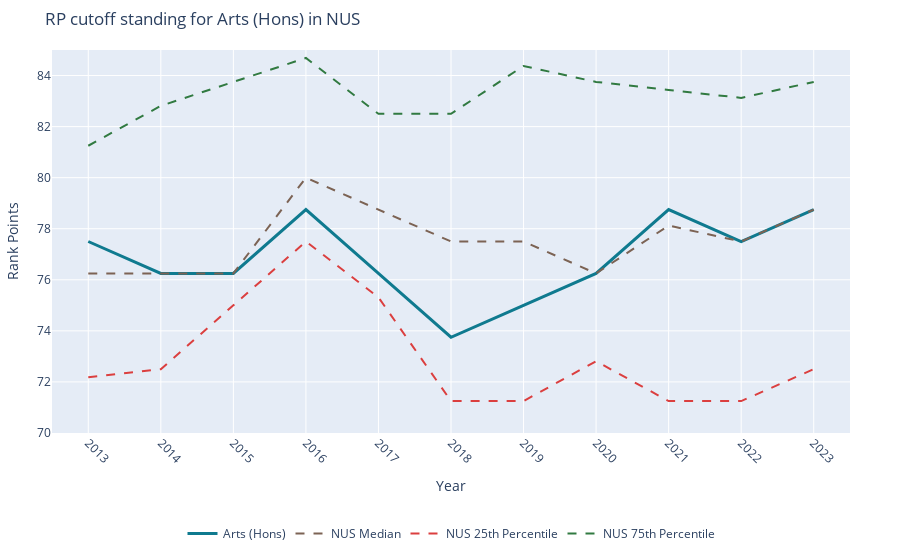

The notebook cell saved with this chart:
### Markdown cell above
# Admission (RP)

### Code cell
# Extracting data for the selected course and the university's aggregation rows
course_data = input_df[(input_df['course'] == selected_course) & (input_df['uni'] == selected_uni)]
agg_data = input_df[(input_df['summary_row'] == 1) & (input_df['uni'] == selected_uni)]

# Creating the plot
fig = go.Figure()

# Adding line for the selected course
fig.add_trace(go.Scatter(
    x=course_data['year'], y=course_data['RP'],
    mode='lines', name=f"{selected_course}",
    line=dict(color='#0F7A8F', width=3, shape='linear')
))

# Colormapping. Will cycle 
agg_col_map = ['#7c6354', '#DB3F3F', '#317A41', '#222323', '#011638']
# Adding lines for the aggregation row
for idx, agg_row in enumerate(agg_data['course'].unique()):
    agg_row_data = agg_data[agg_data['course'] == agg_row]
    fig.add_trace(go.Scatter(
        x=agg_row_data['year'], y=agg_row_data['RP'],
        mode='lines', name=agg_row,
        line=dict(color= agg_col_map[idx%(len(agg_col_map)-1)], width=2, dash='dash'),
        opacity=1
    ))

# Lower RP limit rounded down to the nearest 5
min_rp = min(course_data.RP.min(), agg_data.RP.min())
min_rp_limit = 5 * (min_rp // 5)

# Adding padding to the X-axis
padding = 0.5
x_min = course_data['year'].min() - padding
x_max = course_data['year'].max() + padding


# Updating layout for the presentation preferences
fig.update_layout(
    title = f"RP cutoff standing for {selected_course} in {selected_uni}", 
    xaxis_title = 'Year', 
    yaxis_title = 'Rank Points', 
    yaxis=dict(range=[min_rp_limit, input_df['RP'].max()]),
    legend=dict(orientation="h", yanchor="bottom", y=-0.3, xanchor="center", x=0.5),
    xaxis=dict(range = [x_min, x_max], tickmode='linear', tick0=course_data['year'].min(), dtick=1),
    margin=dict(l=50, r=50, t=50, b=100)
)

fig.update_xaxes(tickangle=45)
fig.show()

### Figure 1 — Plotly figure (JSON) as saved in the notebook; plotly's stock layout.template omitted (floating-point values rounded to 4 significant figures)
{"data": [{"line": {"color": "#0F7A8F", "shape": "linear", "width": 3}, "mode": "lines", "name": "Arts (Hons)", "type": "scatter", "x": [2013, 2014, 2015, 2016, 2017, 2018, 2019, 2020, 2021, 2022, 2023], "y": [77.5, 76.25, 76.25, 78.75, 76.25, 73.75, 75, 76.25, 78.75, 77.5, 78.75]}, {"line": {"color": "#7c6354", "dash": "dash", "width": 2}, "mode": "lines", "name": "NUS Median", "opacity": 1, "type": "scatter", "x": [2013, 2014, 2015, 2016, 2017, 2018, 2019, 2020, 2021, 2022, 2023], "y": [76.25, 76.25, 76.25, 80, 78.75, 77.5, 77.5, 76.25, 78.12, 77.5, 78.75]}, {"line": {"color": "#DB3F3F", "dash": "dash", "width": 2}, "mode": "lines", "name": "NUS 25th Percentile", "opacity": 1, "type": "scatter", "x": [2013, 2014, 2015, 2016, 2017, 2018, 2019, 2020, 2021, 2022, 2023], "y": [72.19, 72.5, 75, 77.5, 75.31, 71.25, 71.25, 72.81, 71.25, 71.25, 72.5]}, {"line": {"color": "#317A41", "dash": "dash", "width": 2}, "mode": "lines", "name": "NUS 75th Percentile", "opacity": 1, "type": "scatter", "x": [2013, 2014, 2015, 2016, 2017, 2018, 2019, 2020, 2021, 2022, 2023], "y": [81.25, 82.81, 83.75, 84.69, 82.5, 82.5, 84.38, 83.75, 83.44, 83.12, 83.75]}], "layout": {"legend": {"orientation": "h", "x": 0.5, "xanchor": "center", "y": -0.3, "yanchor": "bottom"}, "margin": {"b": 100, "l": 50, "r": 50, "t": 50}, "title": {"text": "RP cutoff standing for Arts (Hons) in NUS"}, "xaxis": {"dtick": 1, "range": [2012.0, 2024.0], "tick0": 2013, "tickangle": 45, "tickmode": "linear", "title": {"text": "Year"}}, "yaxis": {"range": [70, 85], "title": {"text": "Rank Points"}}}}
